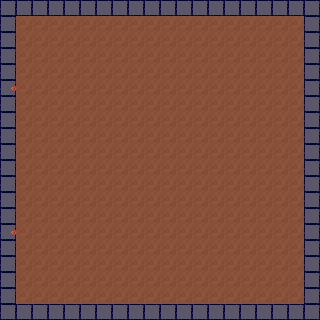

A 2D game scene composited from a Tiled map and its tileset images. What follows is a short description and the map's XML, with each tile layer's data collapsed to a summary:
An orthogonal 20x20 tile map with 16x16 px tiles, 1 tile layer (Tile Layer 1), 3 tilesets.

<map version="1.0" orientation="orthogonal" renderorder="right-down" width="20" height="20" tilewidth="16" tileheight="16" nextobjectid="1">
 <tileset firstgid="1" name="Ground" tilewidth="16" tileheight="16">
  <image source="Ground_01.png" width="16" height="16" />
 </tileset>
 <tileset firstgid="2" name="Wall" tilewidth="16" tileheight="16">
  <image source="Wall_01.png" width="16" height="16" />
 </tileset>
 <tileset firstgid="3" name="Torch" tilewidth="16" tileheight="16">
  <image source="Wall_02.png" width="16" height="16" />
 </tileset>
 <layer name="Tile Layer 1" width="20" height="20">
  <data>[400 cells, 400 non-empty, 3 distinct tile ids]</data>
 </layer>
</map>